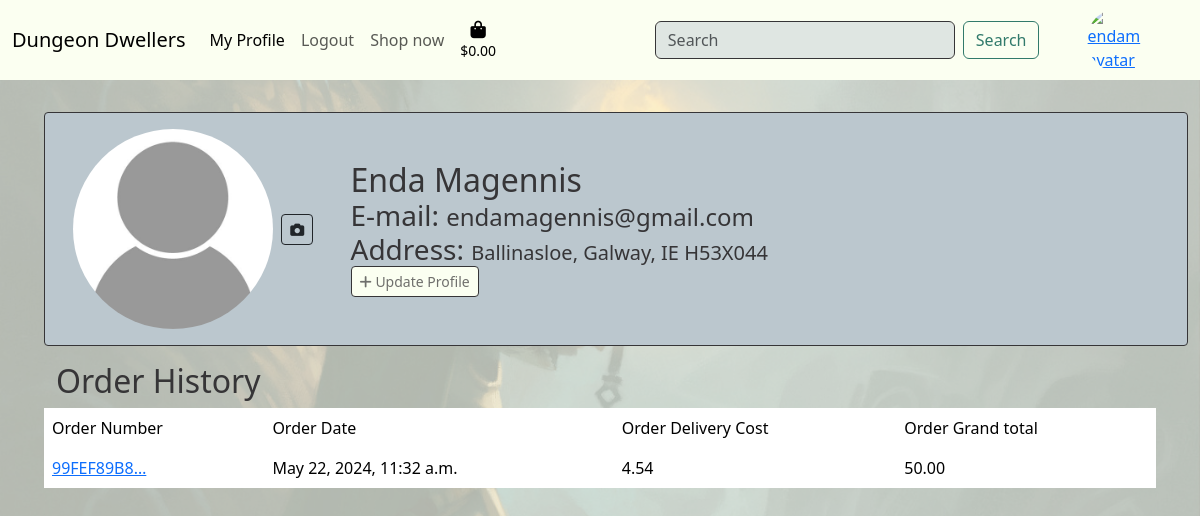
Before: /profiles/endam/ (signed in) with the older database file.
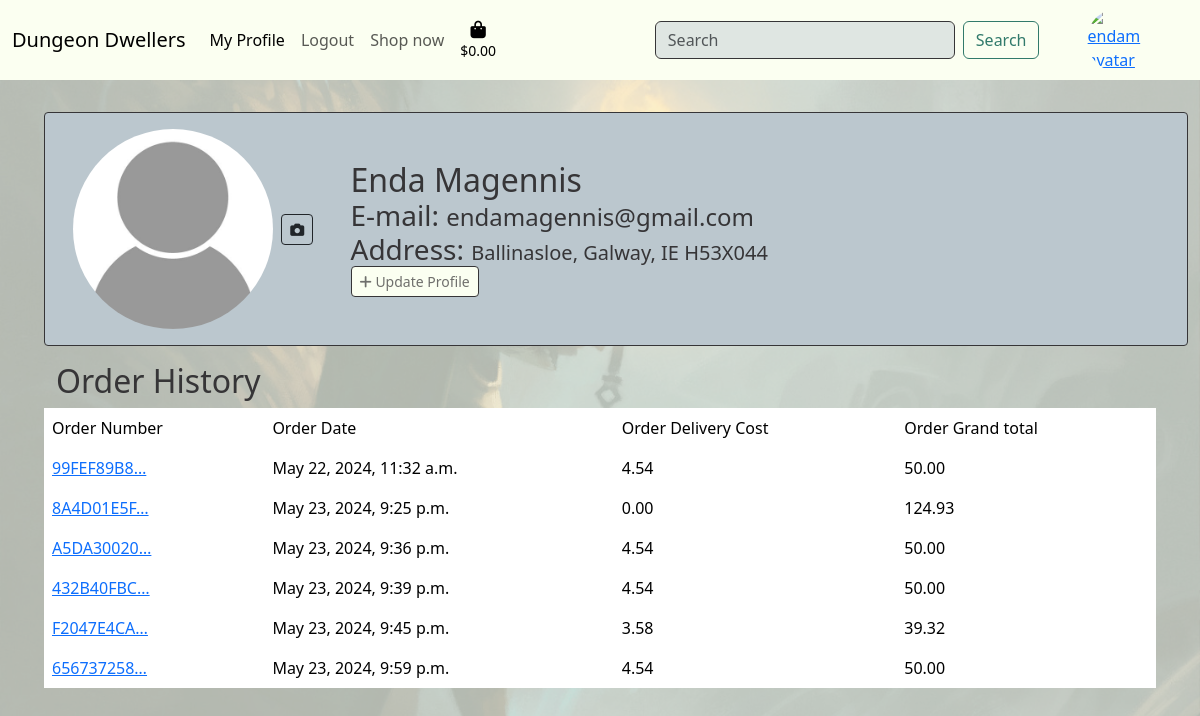
After: the same page with the newer database file.
### profiles/models.py (models this page shows, shortened)
class Address(models.Model):
    user = models.ForeignKey(
        User,
        on_delete=models.CASCADE,
        related_name='addresses',
        default='',
        verbose_name='User',
    )
    address_line_1 = models.CharField(
        max_length=80,
        null=True,
        blank=True,
        verbose_name='Address 1',
    )
    address_line_2 = models.CharField(
        max_length=80,
        null=True,
        blank=True,
        verbose_name='Address 2',
    )
    county = models.CharField(
        max_length=80,
        null=True,
        blank=True,
        verbose_name='County',
    )
    city = models.CharField(
        max_length=80,
        null=True,
        blank=True,
        verbose_name='City',
    )
    country = CountryField(
        blank_label='(select country)',
        null=True,
        blank=True,
        verbose_name='Country',
    )
    post_code = models.CharField(
        max_length=10,
        verbose_name='Post Code',
        null=True,
        blank=True,
    )
    phone_number = models.CharField(
        max_length=20,
        null=True,
        blank=True,
        verbose_name='Phone Number',
    )
    is_default = models.BooleanField(
        default=False,
        verbose_name='Default Address',
    )
    created_at = models.DateTimeField(
        auto_now_add=True,
        verbose_name='Created At',
    )
    updated_at = models.DateTimeField(
        auto_now=True,
        verbose_name='Updated At',
    )
    def __str__(self):
        return f'{self.address_line_1}, {self.city}, {self.country} {self.post_code}'

### checkout/models.py (models this page shows, shortened)
class Order(models.Model):
    order_number = models.CharField(max_length=32, null=False, editable=False)
    profile = models.ForeignKey(Profile, on_delete=models.SET_NULL,
                                      null=True, blank=True, related_name='orders')
    full_name = models.CharField(max_length=50, null=False, blank=False)
    email = models.EmailField(max_length=254, null=False, blank=False)
    address_line_1 = models.CharField(
        max_length=80,
        null=True,
        blank=True,
        verbose_name='Address 1',
    )
    address_line_2 = models.CharField(
        max_length=80,
        null=True,
        blank=True,
        verbose_name='Address 2',
    )
    county = models.CharField(
        max_length=80,
        null=True,
        blank=True,
        verbose_name='County',
    )
    city = models.CharField(
        max_length=80,
        null=True,
        blank=True,
        verbose_name='City',
    )
    country = CountryField(
        blank_label='(select country)',
        null=True,
        blank=True,
        verbose_name='Country',
    )
    post_code = models.CharField(
        max_length=10,
        verbose_name='Post Code',
    )
    phone_number = models.CharField(
        max_length=20,
        null=True,
        blank=True,
        verbose_name='Phone Number',
    )
    date = models.DateTimeField(auto_now_add=True)
    delivery_cost = models.DecimalField(max_digits=6, decimal_places=2, null=False, default=0)
    order_total = models.DecimalField(max_digits=10, decimal_places=2, null=False, default=0)
    grand_total = models.DecimalField(max_digits=10, decimal_places=2, null=False, default=0)
    original_bag = models.TextField(null=False, blank=False, default='')
    stripe_pid = models.CharField(max_length=254, null=False, blank=False, default='')

### profiles/views.py (the view)
# urls.py: path('<str:user>/', ProfileView.as_view(), name='profile'),
class ProfileView(View):
    def get(self, request, *args, **kwargs):
        if request.user.is_authenticated:
            profile = get_object_or_404(Profile, user=request.user)
            addresses = Address.objects.filter(user=request.user)
            default_address = addresses.filter(is_default=True)
            orders = Order.objects.filter(profile=request.user.profile)
            context = {
                'profile': profile,
                'addresses': addresses,
                'default_address': default_address,
                'orders': orders
            }
            return render(request, 'profiles/profile.html', context)
        else:
            return render(request, 'home/index.html')

### bag/contexts.py (called while the page is built, shortened)
def bag_contents(request):
    bag_items = []
    total = 0
    product_count = 0
    bag = request.session.get('bag', {})
    if total < settings.FREE_DELIVERY_THRESHOLD:
        delivery = total * Decimal(settings.STANDARD_DELIVERY_PERCENTAGE / 100)
        free_delivery_delta = settings.FREE_DELIVERY_THRESHOLD - total
    else:
        delivery = 0
        free_delivery_delta = 0
    grand_total = delivery + total
    context = {
        'bag_items': bag_items,
        'total': total,
        'product_count': product_count,
        'delivery': delivery,
        'free_delivery_delta': free_delivery_delta,
        'free_delivery_threshold': settings.FREE_DELIVERY_THRESHOLD,
        'grand_total': grand_total,
    }
    return context

### profiles/templates/profiles/profile.html (shortened to what this page needs)
{% extends 'base.html' %}
{% load static %}
{% block content %}
    <div class="container-fluid p-3 w-100">
        <div class="profile-container rounded-1 d-flex row w-100 grey align-items-center">
            <div class="avatar-container col-3">
                {% if user.profile.avatar.url %}
                    <img src="{{ user.profile.avatar.url }}" alt="{{ user.username }}'s profile picture" class="avatar img-fluid img-round">
                {% else %}
                    <img src="{% static 'images/default_pfp.jpg' %}" alt="{{ user.username }}'s profile picture" class="avatar img-fluid img-round">
                {% endif %}
                <a href="#" class="btn btn-outline-dark btn-sm m-1" id="ajax-edit-avatar-btn"><i class="fa fa-camera"></i></a>
            </div>
            <div class="profile-info-container col-6 black-text">
                {% if user.profile.first_name and user.profile.last_name %}
                    <h2 class="d-inline">{{ user.profile.first_name }} {{ user.profile.last_name }}</h2>
                {% elif user.profile.first_name %}
                    <h2 class="d-inline">{{ user.profile.first_name }}</h2>
                {% else %}
                    <h2 class="d-inline">{{ user.username }}</h2>
                {% endif %}
                <div class="email">
                    <h3 class="d-inline">E-mail: </h3>
                    <h4 class="d-inline">{{ user.email }}</h4>
                </div>
                <div class="address-container">
                    <h3 class="d-inline">Address: </h3>
                    {% if addresses %}
                        {% if default_address %}
                            {% for field in default_address %}
                                <h5 class="d-inline">{{ field }}</h5>
                            {% endfor %}
                        {% else %}
                            <h5 class="d-inline">No default address</h5>
                        {% endif %}
                    {% else %}
                        <h5 class="d-inline">No addresses</h5>
                    {% endif %}
                </div>
                <a href="{% url 'update_profile' user=request.user %}" class="btn btn-sm white"><i class="fa-solid fa-plus float-right"></i> Update Profile</a>
            </div>
        </div>
        <div class="order-history-container row m-3">
            <div class="order-history-header">
                <h2>Order History</h2>
            </div>
            <table class="table table-borderless order-history-body">
                <thead>
                    <tr>
                        <td>Order Number</td>
                        <td>Order Date</td>
                        <td>Order Delivery Cost</td>
                        <td>Order Grand total</td>
                    </tr>
                </thead>
                <tbody>
                    {% for order in orders.all %}
                    <tr>
                        <td><a href="{% url 'order_history' order.order_number %}">{{ order.order_number|truncatechars:10 }}</a></td>
                        <td>{{ order.date }}</td>
                        <td>{{ order.delivery_cost|truncatechars:10 }}</td>
                        <td>{{ order.grand_total|truncatechars:10 }}</td>
                    </tr>
                    {% endfor %}
                </tbody>
            </table>
        </div>
    </div>
{% endblock %}

Changed rows visible on the page:
added Order: order_number "8A4D01E5F…", date "May 23, 2024, 9:25 p.m.", delivery_cost "0.00", grand_total "124.93"
added Order: order_number "A5DA30020…", date "May 23, 2024, 9:36 p.m.", delivery_cost "4.54", grand_total "50.00"
added Order: order_number "432B40FBC…", date "May 23, 2024, 9:39 p.m.", delivery_cost "4.54", grand_total "50.00"
added Order: order_number "F2047E4CA…", date "May 23, 2024, 9:45 p.m.", delivery_cost "3.58", grand_total "39.32"
added Order: order_number "656737258…", date "May 23, 2024, 9:59 p.m.", delivery_cost "4.54", grand_total "50.00"
